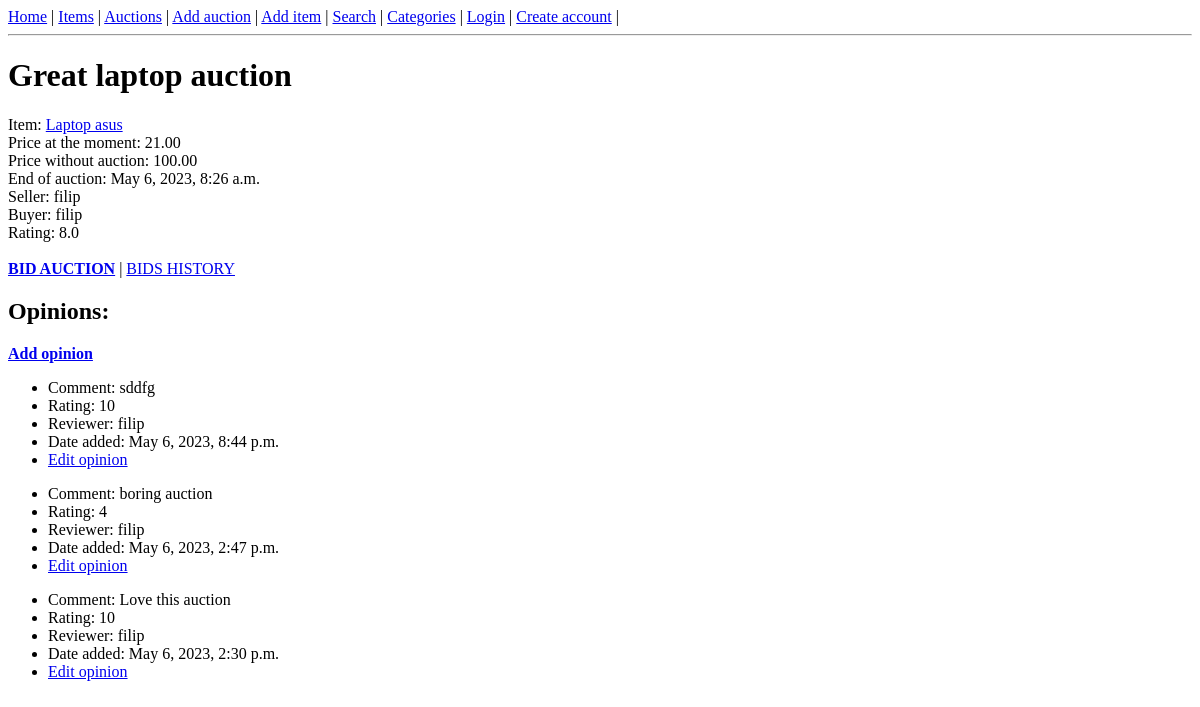
Before: /auction/1 with the older database file.
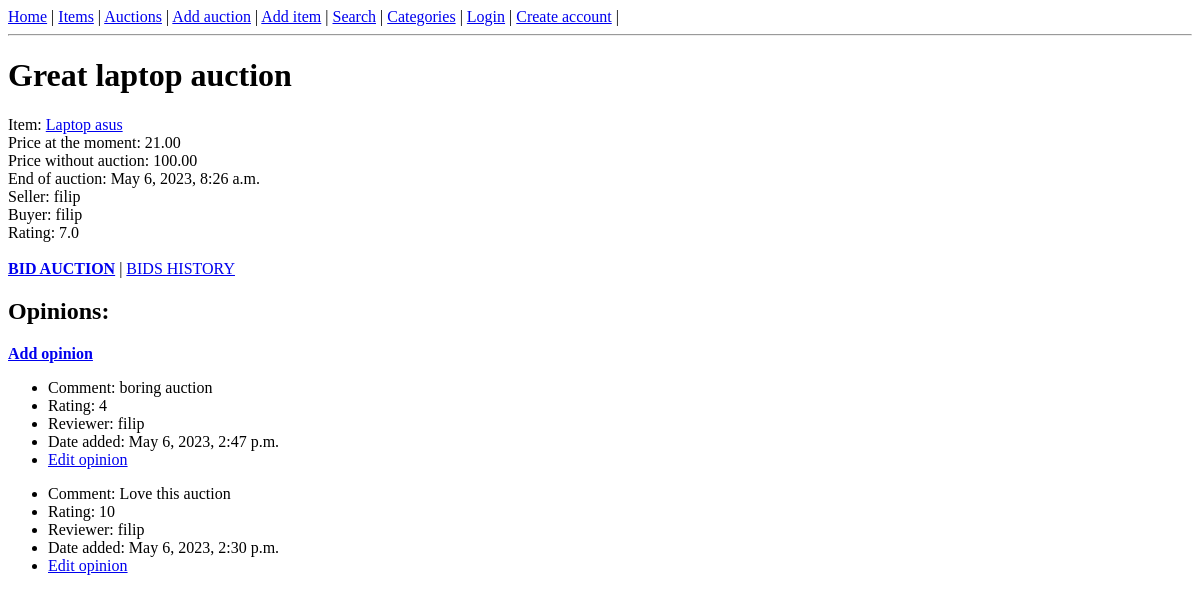
After: the same page with the newer database file.
### auctions/models.py (models this page shows)
class Opinion(models.Model):
    auction = models.ForeignKey(Auction, on_delete=models.CASCADE)
    reviewer = models.ForeignKey(User, on_delete=models.CASCADE)
    rating = models.PositiveIntegerField(validators=[MinValueValidator(1), MaxValueValidator(10)])
    comment = models.TextField()
    date_created = models.DateTimeField(auto_now_add=True)
    date_edited = models.DateTimeField(auto_now=True, null=True)

### auctions/views.py (the view)
# urls.py: path('auction/<int:pk>', auctions.AuctionDetails.as_view()),
class AuctionDetails(View):
    template_name = 'auctions/auction_detail.html'
    def get(self, request, *args, **kwargs):
        pk = kwargs['pk']   # Get the primary key of the auction from the URL
        auction = Auction.objects.get(pk=pk)
        opinions = auction.opinion_set.all().order_by('-date_created')
        ratings = []
        for opinion in opinions:
            ratings.append(opinion.rating)  # Get every rating from opinion
        average_rate = average_rating(ratings)  # Count average rating
        context = {
            'auction': auction,
            'opinions': opinions,
            'average_rating': average_rate,
        }
        return render(request, self.template_name, context)

### auctions/utils.py (called while the page is built)
def average_rating(ratings):
    if len(ratings) == 0:
        return None
    ratings_sum = 0
    for rating in ratings:
        ratings_sum += rating
    return ratings_sum / len(ratings)

### auctions/templates/auctions/auction_detail.html (shortened to what this page needs)
{% extends 'auctions/base_template.html' %}
{% block content %}
<h1>{{ auction.name }}</h1>
Item: <a href="/items/{{ auction.item.id }}">{{ auction.item.name }}</a> <br>
Price at the moment: {{ auction.min_price }} <br>
{% if auction.buy_now_price %}
Price without auction: {{ auction.buy_now_price }} <br>
{% endif %}
End of auction: {{ auction.end_date }}<br>
Seller: {{ auction.seller }} <br>
Buyer: {{ auction.buyer }}<br>
Rating: {{ average_rating }} <br><br>
<a href="/bid-auction/{{ auction.id }}"><b>BID AUCTION</b></a> | <a href="/bids/{{ auction.id }}">BIDS HISTORY</a>
<h2>Opinions:</h2>
<a href="/add-opinion/{{ auction.id }}"><b>Add opinion</b></a>
{% for opinion in opinions %}
<ul>
    <li>Comment: {{ opinion.comment }}</li>
    <li>Rating: {{ opinion.rating }}</li>
    <li>Reviewer: {{ opinion.reviewer }}</li>
    <li>Date added: {{ opinion.date_created }}</li>
    <li><a href="/edit-opinion/{{ opinion.id }}">Edit opinion</a></li>
</ul>
{% endfor %}
{% endblock %}

Changed rows visible on the page:
removed Opinion: comment "sddfg", rating "10", reviewer "filip", date_created "May 6, 2023, 8:44 p.m."
Other visible differences:
{{ average_rating }}: "8.0" → "7.0"
